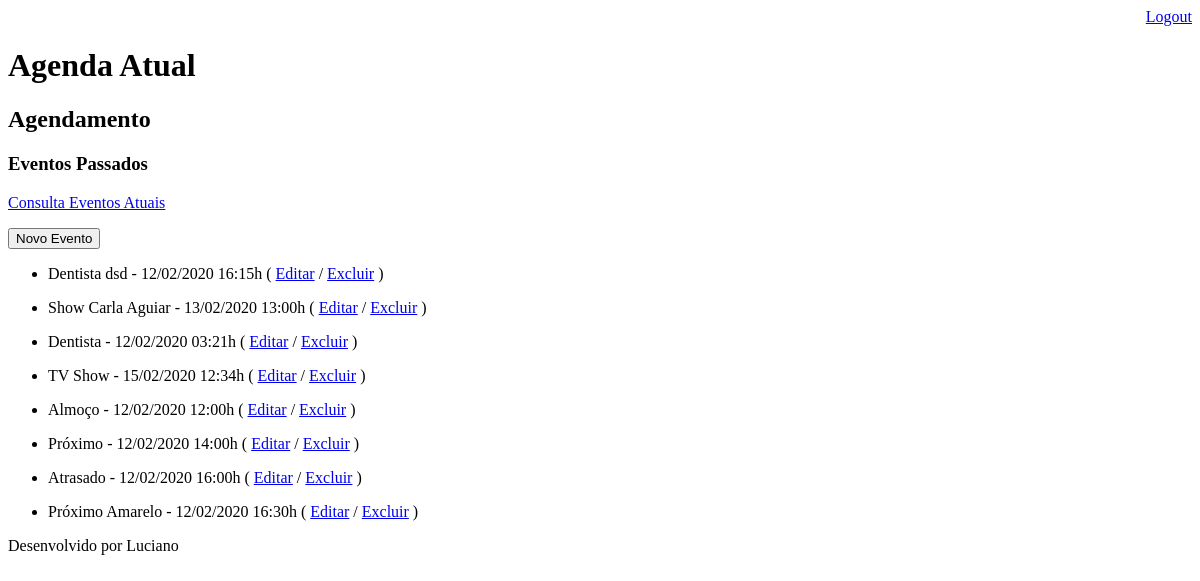
The app's page /agenda/passado/ (signed in), older data.
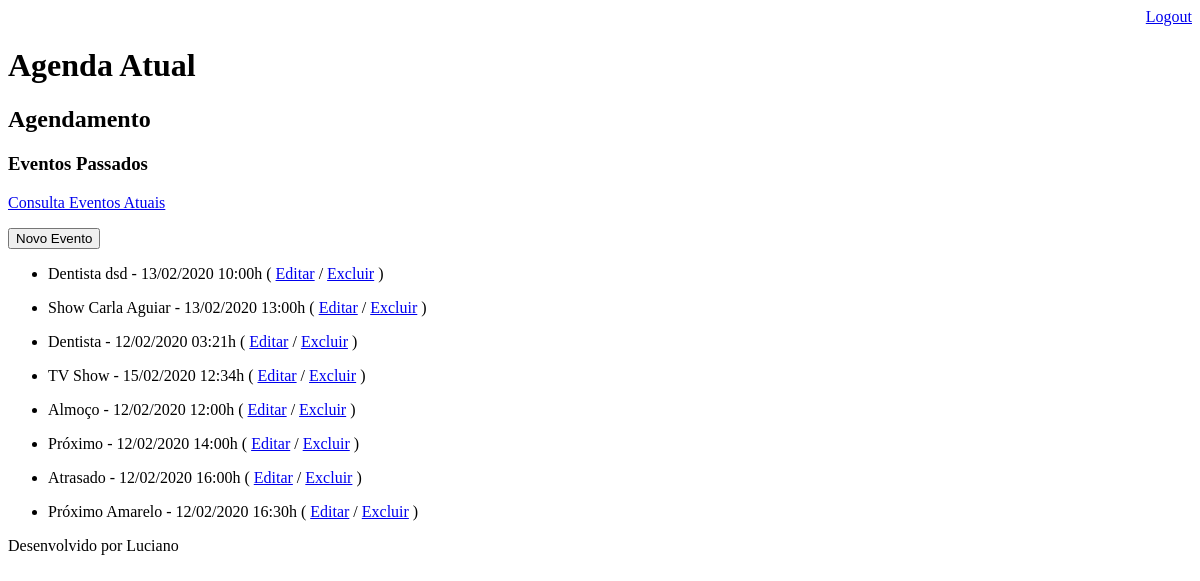
The same page, newer data.
### core/models.py (models this page shows, shortened)
class Evento(models.Model):
    titulo = models.CharField(max_length=100, verbose_name='Título')
    descricao = models.TextField(blank=True, null=True)
    data_evento = models.DateTimeField(verbose_name='Data do Evento')
    data_criacao = models.DateTimeField(auto_now=True, verbose_name='Data de Criação')
    usuario = models.ForeignKey(User, on_delete=models.CASCADE)
    class Meta:
        db_table = 'evento'
    def get_data_evento(self):
        return self.data_evento.strftime('%d/%m/%Y %H:%Mh')
    def get_evento_atrasado(self):
        if self.data_evento > datetime.now() - timedelta(hours=1):
            if self.data_evento < datetime.now():
                return True
            else:
                return False
        else:
            return False
    def get_evento_proximo(self):
        if self.data_evento > datetime.now():
            if self.data_evento < datetime.now() + timedelta(hours=1):
                return True
            else:
                return False
        else:
            return False

### core/views.py (the view)
# urls.py: path('agenda/passado/', views.lista_eventos_passados),
@login_required(login_url='/login/')
def lista_eventos_passados(request):
    usuario = request.user
    data_atual = datetime.now()  - timedelta(hours=1)
    evento = Evento.objects.filter(usuario=usuario, data_evento__lt=data_atual)
    dados = {'eventos':evento, 'passado': True}
    return render(request, 'agenda.html', dados)

### core/templates/agenda.html (shortened to what this page needs)
{% extends "model-page.html" %}
{% block content %}
    <h2>Agendamento</h2>
    <div align="left" >
        {% if passado %}
            <h3>Eventos Passados</h3>
            <a href="/agenda/">
                Consulta Eventos Atuais
            </a>
        {% endif %}
    </div>
    <p>
    <a href="/agenda/evento/">
        <button type="button">Novo Evento</button>
    </a>
    <p>
    <ul style="fonte-size: 16px">
        {% for evento in eventos %}
            <li>
                <div style={% if evento.get_evento_atrasado %} "color:red" {% endif %}
                            {% if evento.get_evento_proximo %} "color:gold" {% endif %} >
                    {{ evento.titulo }} - {{ evento.get_data_evento }}
                    ( <a href="/agenda/evento/?id={{ evento.id }}">Editar</a>
                    / <a href="/agenda/evento/delete/{{ evento.id }}/">Excluir</a> )
                </div>
            </li>
        {% endfor %}
    </ul>
{% endblock %}

Row changes from the older to the newer data that the page shows:
changed Evento "Dentista dsd": get_data_evento "12/02/2020 16:15h" → "13/02/2020 10:00h"
